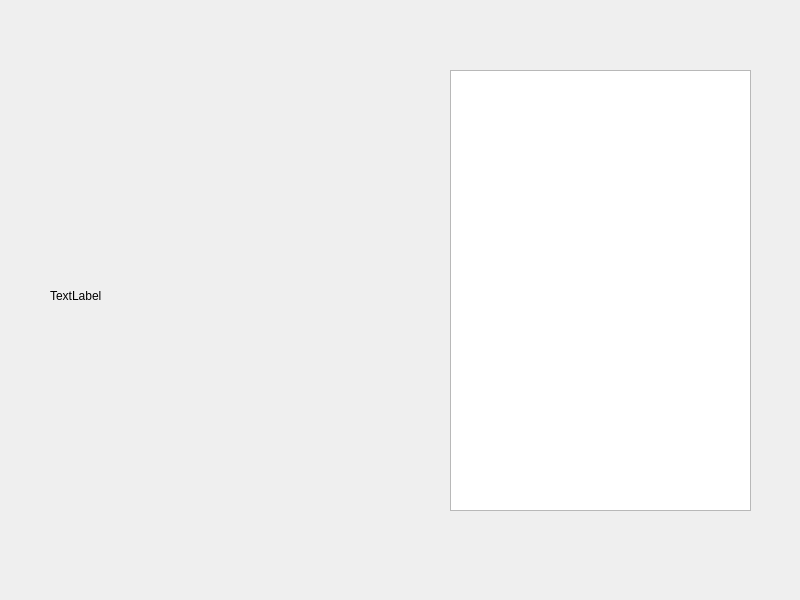
<?xml version="1.0" encoding="UTF-8"?>
<ui version="4.0">
 <class>MainWidget</class>
 <widget class="QWidget" name="MainWidget">
  <property name="geometry">
   <rect>
    <x>0</x>
    <y>0</y>
    <width>800</width>
    <height>600</height>
   </rect>
  </property>
  <property name="windowTitle">
   <string>MainWidget</string>
  </property>
  <widget class="QStackedWidget" name="stackedWidget">
   <property name="geometry">
    <rect>
     <x>0</x>
     <y>0</y>
     <width>801</width>
     <height>601</height>
    </rect>
   </property>
   <widget class="QWidget" name="page">
    <widget class="QLabel" name="label">
     <property name="geometry">
      <rect>
       <x>50</x>
       <y>90</y>
       <width>391</width>
       <height>411</height>
      </rect>
     </property>
     <property name="text">
      <string>TextLabel</string>
     </property>
    </widget>
    <widget class="QListView" name="listView">
     <property name="geometry">
      <rect>
       <x>450</x>
       <y>70</y>
       <width>301</width>
       <height>441</height>
      </rect>
     </property>
    </widget>
   </widget>
   <widget class="QWidget" name="page_2"/>
  </widget>
 </widget>
 <resources/>
 <connections/>
</ui>
